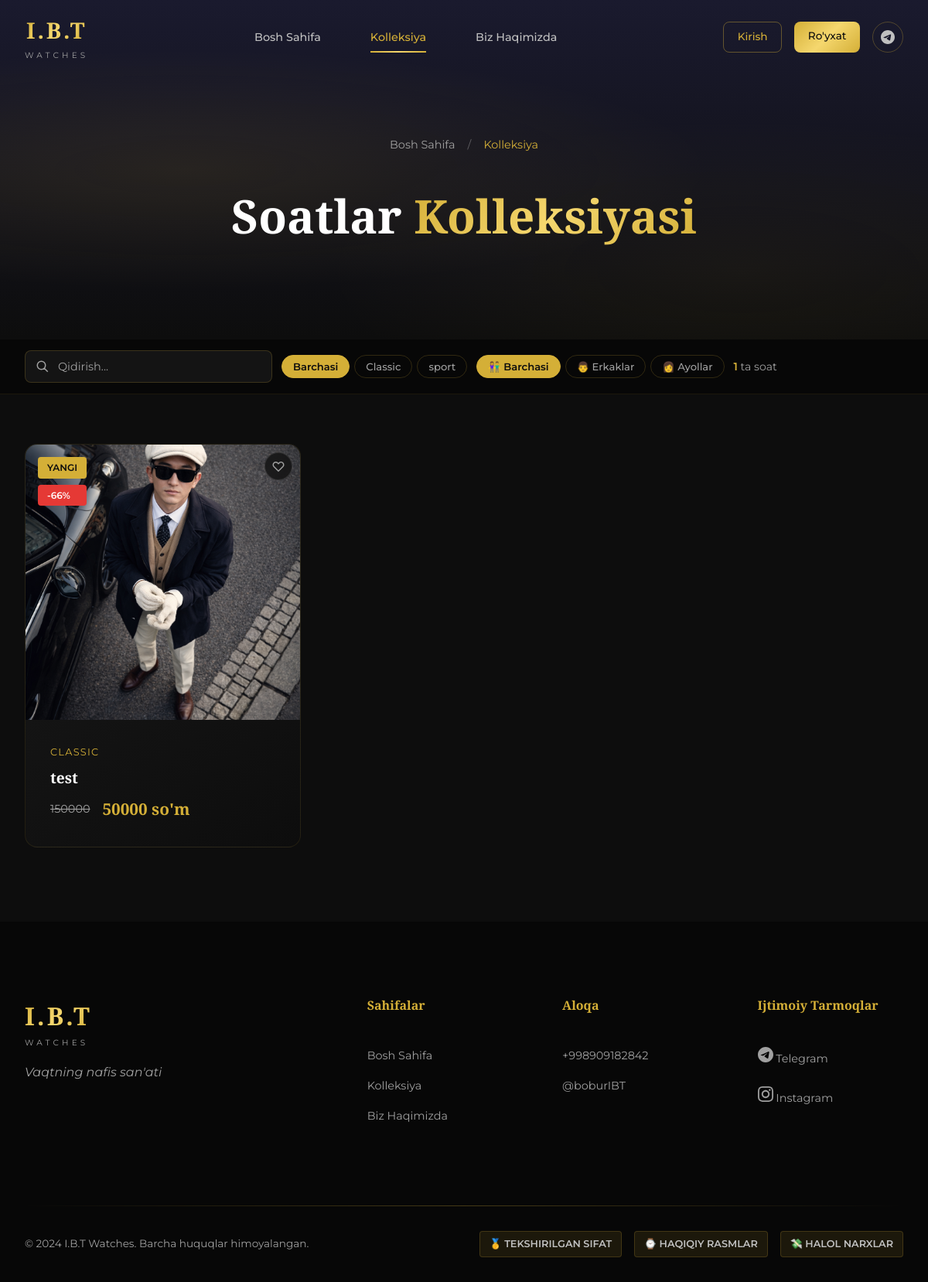
/watches/, run on the app's committed database.
### store/models.py (models this page shows, shortened)
class Category(models.Model):
    name = models.CharField(max_length=100, verbose_name="Kategoriya nomi")
    slug = models.SlugField(unique=True, blank=True, verbose_name="Slug")
    description = models.TextField(blank=True, verbose_name="Tavsif")
    image = models.ImageField(upload_to='categories/', blank=True, null=True, verbose_name="Rasm")
    is_active = models.BooleanField(default=True, verbose_name="Faol")
    order = models.PositiveIntegerField(default=0, verbose_name="Tartib")
    created_at = models.DateTimeField(auto_now_add=True)
    updated_at = models.DateTimeField(auto_now=True)
    class Meta:
        verbose_name = "Kategoriya"
        verbose_name_plural = "Kategoriyalar"
        ordering = ['order', 'name']

class Watch(models.Model):
    GENDER_CHOICES = [
        ('male', 'Erkaklar'),
        ('female', 'Ayollar'),
        ('unisex', 'Unisex'),
    ]
    CONDITION_CHOICES = [
        ('new', 'Yangi'),
        ('like_new', 'Yangiday'),
        ('good', 'Yaxshi'),
    ]
    name = models.CharField(max_length=200, verbose_name="Soat nomi")
    slug = models.SlugField(unique=True, blank=True, verbose_name="Slug")
    sku = models.CharField(max_length=50, unique=True, blank=True, null=True, verbose_name="SKU")
    category = models.ForeignKey(
        Category, on_delete=models.CASCADE,
        related_name='watches', verbose_name="Kategoriya"
    )
    brand = models.ForeignKey(
        Brand, on_delete=models.SET_NULL,
        related_name='watches', blank=True, null=True, verbose_name="Brend"
    )
    description = models.TextField(verbose_name="Tavsif")
    short_description = models.CharField(max_length=300, blank=True, verbose_name="Qisqa tavsif")
    price = models.DecimalField(max_digits=12, decimal_places=0, verbose_name="Narxi (so'm)")
    old_price = models.DecimalField(
        max_digits=12, decimal_places=0,
        blank=True, null=True, verbose_name="Eski narxi"
    )
    gender = models.CharField(max_length=10, choices=GENDER_CHOICES, default='unisex', verbose_name="Jinsi")
    condition = models.CharField(max_length=20, choices=CONDITION_CHOICES, default='new', verbose_name="Holati")
    image = models.ImageField(upload_to='watches/', verbose_name="Asosiy rasm")
    is_new = models.BooleanField(default=False, verbose_name="Yangi mahsulot")
    is_trending = models.BooleanField(default=False, verbose_name="Trendda")
    is_featured = models.BooleanField(default=False, verbose_name="Tanlangan")
    is_active = models.BooleanField(default=True, verbose_name="Faol")
    in_stock = models.BooleanField(default=True, verbose_name="Sotuvda bor")
    views_count = models.PositiveIntegerField(default=0, verbose_name="Ko'rishlar")
    created_at = models.DateTimeField(auto_now_add=True)
    updated_at = models.DateTimeField(auto_now=True)
    class Meta:
        verbose_name = "Soat"
        verbose_name_plural = "Soatlar"
        ordering = ['-created_at']
    @property
    def discount_percent(self):
        if self.old_price and self.old_price > self.price:
            discount = ((self.old_price - self.price) / self.old_price) * 100
            return int(discount)
        return None

class SiteSettings(models.Model):
    site_name = models.CharField(max_length=100, default="I.B.T Watches", verbose_name="Sayt nomi")
    site_description = models.TextField(blank=True, verbose_name="Sayt tavsifi")
    phone = models.CharField(max_length=20, default="+998909182842", verbose_name="Telefon")
    telegram_username = models.CharField(max_length=100, default="boburIBT", verbose_name="Telegram username")
    telegram_channel = models.CharField(max_length=100, default="IBTwatches", verbose_name="Telegram kanal")
    instagram_username = models.CharField(max_length=100, default="i.b.t_watches", verbose_name="Instagram")
    telegram_bot_token = models.CharField(max_length=200, blank=True, verbose_name="Bot Token")
    telegram_chat_id = models.CharField(max_length=50, blank=True, verbose_name="Chat ID")
    meta_title = models.CharField(max_length=200, blank=True, verbose_name="Meta Title")
    meta_description = models.TextField(blank=True, verbose_name="Meta Description")
    meta_keywords = models.CharField(max_length=500, blank=True, verbose_name="Meta Keywords")
    class Meta:
        verbose_name = "Sayt sozlamalari"
        verbose_name_plural = "Sayt sozlamalari"
    @classmethod
    def get_settings(cls):
        settings, created = cls.objects.get_or_create(pk=1)
        return settings

### store/views.py (the view)
# urls.py: path('watches/', views.all_watches, name='all_watches'),
def all_watches(request):
    watches = Watch.objects.filter(is_active=True).select_related('category', 'brand')
    search_query = request.GET.get('search', '').strip()
    if search_query:
        watches = watches.filter(
            Q(name__icontains=search_query) |
            Q(description__icontains=search_query) |
            Q(brand__name__icontains=search_query)
        )
    category_slug = request.GET.get('category', '')
    if category_slug:
        watches = watches.filter(category__slug=category_slug)
    gender = request.GET.get('gender', '')
    if gender in ['male', 'female', 'unisex']:
        watches = watches.filter(gender=gender)
    brand_slug = request.GET.get('brand', '')
    if brand_slug:
        watches = watches.filter(brand__slug=brand_slug)
    sort_by = request.GET.get('sort', '-created_at')
    valid_sorts = ['price', '-price', 'name', '-name', '-created_at', '-views_count']
    if sort_by in valid_sorts:
        watches = watches.order_by(sort_by)
    paginator = Paginator(watches, 12)
    page_obj = paginator.get_page(request.GET.get('page', 1))
    categories = Category.objects.filter(is_active=True)
    brands = Brand.objects.filter(is_active=True)
    context = {
        'watches': page_obj,
        'categories': categories,
        'brands': brands,
        'search_query': search_query,
        'current_category': category_slug,
        'current_gender': gender,
        'current_brand': brand_slug,
        'current_sort': sort_by,
    }
    return render(request, 'all_watches.html', context)

### store/context_processors.py (called while the page is built, shortened)
def site_settings(request):
    try:
        settings = SiteSettings.get_settings()
    except:
        settings = None
    categories = Category.objects.filter(is_active=True)
    user_favorites = set()
    return {
        'settings': settings,
        'categories': categories,
        'user_favorites': user_favorites,
    }

### templates/all_watches.html (shortened to what this page needs)
{% extends 'base.html' %}
{% load static %}
{% block content %}
<section class="page-hero">
    <div class="page-hero-bg"><div class="hero-gradient"></div></div>
    <div class="page-hero-content">
        <nav class="breadcrumb">
            <a href="{% url 'home' %}">Bosh Sahifa</a>
            <span class="separator">/</span>
            <span class="current">Kolleksiya</span>
        </nav>
        <h1 class="page-title">Soatlar <span class="accent">Kolleksiyasi</span></h1>
    </div>
</section>
<section class="filters-section" id="filtersSection">
    <div class="section-container">
        <div class="filters-wrapper desktop-filters">
            <div class="search-box">
                <input type="text" id="searchInput" placeholder="Qidirish..." value="{{ search_query }}">
            </div>
            <div class="filter-tabs">
                <button class="filter-btn {% if not current_category %}active{% endif %}" data-category="">Barchasi</button>
                {% for cat in categories %}
                <button class="filter-btn {% if current_category == cat.slug %}active{% endif %}" data-category="{{ cat.slug }}">{{ cat.name }}</button>
                {% endfor %}
            </div>
            <div class="gender-tabs">
                <button class="gender-btn {% if not current_gender %}active{% endif %}" data-gender="">👫 Barchasi</button>
                <button class="gender-btn {% if current_gender == 'male' %}active{% endif %}" data-gender="male">👨 Erkaklar</button>
                <button class="gender-btn {% if current_gender == 'female' %}active{% endif %}" data-gender="female">👩 Ayollar</button>
            </div>
            <div class="results-info"><span id="resultsCount">{{ watches.paginator.count }}</span> ta soat</div>
        </div>
    </div>
</section>
<section class="watches-section">
    <div class="section-container">
        <div class="watches-grid" id="watchesGrid">
            {% for watch in watches %}
            <div class="watch-card" data-category="{{ watch.category.slug }}" data-gender="{{ watch.gender }}" data-name="{{ watch.name|lower }}">
                <div class="watch-card-image">
                    <div class="card-badge">
                        {% if watch.is_new %}<span class="badge new">Yangi</span>{% endif %}
                        {% if watch.discount_percent %}<span class="badge discount">-{{ watch.discount_percent }}%</span>{% endif %}
                    </div>
                    <button class="fav-btn {% if watch.pk in user_favorites %}active{% endif %}"
                            data-id="{{ watch.pk }}" aria-label="Sevimlilarga qo'shish">
                        <svg viewBox="0 0 24 24" stroke="currentColor" stroke-width="2" fill="{% if watch.pk in user_favorites %}currentColor{% else %}none{% endif %}"><path d="M4.318 6.318a4.5 4.5 0 000 6.364L12 20.364l7.682-7.682a4.5 4.5 0 00-6.364-6.364L12 7.636l-1.318-1.318a4.5 4.5 0 00-6.364 0z"/></svg>
                    </button>
                    <a href="{% url 'product_detail' watch.pk %}">
                    </a>
                </div>
                <a href="{% url 'product_detail' watch.pk %}" class="watch-card-info">
                    <div class="watch-category">{{ watch.category.name }}</div>
                    <h3 class="watch-name">{{ watch.name }}</h3>
                    <div class="watch-price">
                        {% if watch.old_price %}<span class="old-price">{{ watch.old_price|floatformat:0 }}</span>{% endif %}
                        <span class="current-price">{{ watch.price|floatformat:0 }} so'm</span>
                    </div>
                </a>
            </div>
            {% empty %}
            <div class="no-results"><h3>Soatlar topilmadi</h3></div>
            {% endfor %}
        </div>
    </div>
</section>
{% endblock %}

### templates/base.html (shortened to what this page needs)
{% load static %}
<!DOCTYPE html>
<html lang="uz">
<head>
    <link rel="stylesheet" href="{% static 'css/style.css' %}">
</head>
<body>
    <nav class="navbar" id="navbar">
        <div class="nav-container">
            <a href="{% url 'home' %}" class="logo">
                <span class="logo-text">I.B.T</span>
                <span class="logo-sub">WATCHES</span>
            </a>
            <div class="nav-links" id="navLinks">
                <a href="{% url 'home' %}" class="nav-link {% if request.resolver_match.url_name == 'home' %}active{% endif %}">
                    <span class="nav-link-text">Bosh Sahifa</span>
                </a>
                <a href="{% url 'all_watches' %}" class="nav-link {% if request.resolver_match.url_name == 'all_watches' %}active{% endif %}">
                    <span class="nav-link-text">Kolleksiya</span>
                    <span class="nav-link-line"></span>
                </a>
                <a href="{% url 'about' %}" class="nav-link {% if request.resolver_match.url_name == 'about' %}active{% endif %}">
                    <span class="nav-link-text">Biz Haqimizda</span>
                </a>
            </div>
            <div class="nav-actions">
                {% if user.is_authenticated %}
                <div class="nav-user-menu">
                    <button class="nav-user-btn" id="userMenuBtn">
                        <div class="user-avatar">{{ user.first_name|first|upper|default:user.username|first|upper }}</div>
                        <span class="user-name">{{ user.first_name|default:user.username }}</span>
                        <svg viewBox="0 0 24 24" fill="none" stroke="currentColor" stroke-width="2" width="16" height="16"><path d="M19 9l-7 7-7-7"/></svg>
                    </button>
                    <div class="user-dropdown" id="userDropdown">
                        <a href="{% url 'profile' %}" class="dropdown-item">
                            <svg viewBox="0 0 24 24" fill="none" stroke="currentColor" stroke-width="2"><path d="M4.318 6.318a4.5 4.5 0 000 6.364L12 20.364l7.682-7.682a4.5 4.5 0 00-6.364-6.364L12 7.636l-1.318-1.318a4.5 4.5 0 00-6.364 0z"/></svg>
                            Sevimlilar
                        </a>
                        <a href="{% url 'logout' %}" class="dropdown-item logout">
                            <svg viewBox="0 0 24 24" fill="none" stroke="currentColor" stroke-width="2"><path d="M17 16l4-4m0 0l-4-4m4 4H7m6 4v1a3 3 0 01-3 3H6a3 3 0 01-3-3V7a3 3 0 013-3h4a3 3 0 013 3v1"/></svg>
                            Chiqish
                        </a>
                    </div>
                </div>
                {% else %}
                <a href="{% url 'login' %}" class="btn-nav-auth login-btn">Kirish</a>
                <a href="{% url 'register' %}" class="btn-nav-auth register-btn">Ro'yxat</a>
                {% endif %}
                {% if settings %}
                <a href="https://t.me/{{ settings.telegram_username }}" target="_blank" class="nav-social telegram">
                </a>
                {% endif %}
            </div>
        </div>
    </nav>
    <main class="main-content">
        {% block content %}{% endblock %}
    </main>
    <footer class="footer">
        <div class="footer-container">
            <div class="footer-top">
                <div class="footer-brand">
                    <div class="footer-logo">
                        <span class="logo-text">I.B.T</span>
                        <span class="logo-sub">WATCHES</span>
                    </div>
                    <p class="footer-tagline">Vaqtning nafis san'ati</p>
                </div>
                <div class="footer-links">
                    <div class="footer-col">
                        <h4>Sahifalar</h4>
                        <a href="{% url 'home' %}">Bosh Sahifa</a>
                        <a href="{% url 'all_watches' %}">Kolleksiya</a>
                        <a href="{% url 'about' %}">Biz Haqimizda</a>
                    </div>
                    <div class="footer-col">
                        <h4>Aloqa</h4>
                        {% if settings %}
                        <a href="tel:{{ settings.phone }}">{{ settings.phone }}</a>
                        <a href="https://t.me/{{ settings.telegram_username }}" target="_blank">@{{ settings.telegram_username }}</a>
                        {% endif %}
                    </div>
                    <div class="footer-col">
                        <h4>Ijtimoiy Tarmoqlar</h4>
                        <div class="footer-socials">
                            {% if settings %}
                            <a href="https://t.me/{{ settings.telegram_channel }}" target="_blank" class="social-link">
                                Telegram
                            </a>
                            <a href="https://instagram.com/{{ settings.instagram_username }}" target="_blank" class="social-link">
                                Instagram
                            </a>
                            {% endif %}
                        </div>
                    </div>
                </div>
            </div>
            <div class="footer-bottom">
                <div class="footer-line"></div>
                <div class="footer-info">
                    <p>&copy; 2024 I.B.T Watches. Barcha huquqlar himoyalangan.</p>
                    <div class="footer-badges">
                        <span class="badge">🥇 Tekshirilgan sifat</span>
                        <span class="badge">⌚ Haqiqiy rasmlar</span>
                        <span class="badge">💸 Halol narxlar</span>
                    </div>
                </div>
            </div>
        </div>
    </footer>
</body>
</html>

### data on the page
Category: name "Classic"
Category: name "sport"
Watch: is_new "YANGI", discount_percent "66", category.name "CLASSIC", name "test", old_price "150000", price "50000"
SiteSettings: phone "+998909182842", telegram_username "boburIBT"

### other printed values
{{ watches.paginator.count }} "1"
